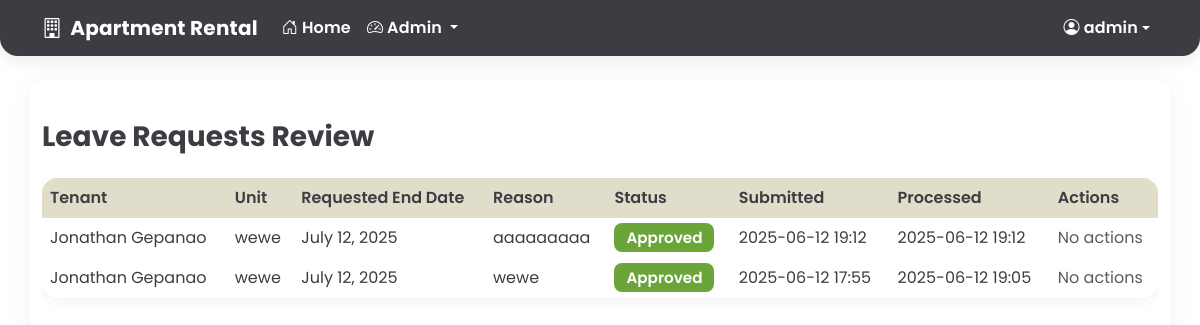
The app's page /dashboard/admin/leave-requests/ (signed in) with its own data.
### core/models.py (models this page shows, shortened)
class User(AbstractUser):
    CLIENT = 1
    TENANT = 2
    ADMIN = 3
    ROLE_CHOICES = (
        (CLIENT, 'Client'),
        (TENANT, 'Tenant'),
        (ADMIN, 'Admin'),
    )
    role = models.PositiveSmallIntegerField(choices=ROLE_CHOICES, default=CLIENT)
    phone_number = models.CharField(max_length=20, blank=True, null=True)
    facebook_account = models.URLField(blank=True, null=True)
    address = models.TextField(blank=True, null=True)
    occupation = models.CharField(max_length=100, blank=True, null=True)
    profile_picture = models.ImageField(upload_to='profile_pics/', blank=True, null=True)

class LeaveRequest(models.Model):
    PENDING = 1
    APPROVED = 2
    REJECTED = 3
    STATUS_CHOICES = (
        (PENDING, 'Pending'),
        (APPROVED, 'Approved'),
        (REJECTED, 'Rejected'),
    )
    tenant = models.ForeignKey(User, on_delete=models.CASCADE)
    lease = models.ForeignKey(Lease, on_delete=models.CASCADE)
    reason = models.TextField()
    requested_end_date = models.DateField()
    status = models.PositiveSmallIntegerField(choices=STATUS_CHOICES, default=PENDING)
    created_at = models.DateTimeField(auto_now_add=True)
    processed_at = models.DateTimeField(blank=True, null=True)
    notes = models.TextField(blank=True, null=True)

class Lease(models.Model):
    tenant = models.ForeignKey(User, on_delete=models.CASCADE)
    unit = models.ForeignKey(Unit, on_delete=models.CASCADE)
    start_date = models.DateField()
    end_date = models.DateField(blank=True, null=True)
    monthly_rent = models.DecimalField(max_digits=10, decimal_places=2)
    is_active = models.BooleanField(default=True)
    created_at = models.DateTimeField(auto_now_add=True)
    updated_at = models.DateTimeField(auto_now=True)

class Unit(models.Model):
    AVAILABLE = 1
    OCCUPIED = 2
    STATUS_CHOICES = (
        (AVAILABLE, 'Available'),
        (OCCUPIED, 'Occupied'),
    )
    name = models.CharField(max_length=100)
    description = models.TextField()
    monthly_price = models.DecimalField(max_digits=10, decimal_places=2)
    location = models.CharField(max_length=200)
    payment_inclusions = models.TextField()
    house_rules = models.TextField()
    status = models.PositiveSmallIntegerField(choices=STATUS_CHOICES, default=AVAILABLE)
    main_image = models.ImageField(upload_to='units/')
    created_at = models.DateTimeField(auto_now_add=True)
    updated_at = models.DateTimeField(auto_now=True)

### core/views.py (the view)
    def wrapper(request, *args, **kwargs):
        if not (request.user.is_superuser or request.user.role == User.ADMIN):
            messages.error(request, 'You are not authorized to access this page.')
            return redirect('dashboard')
        return view_func(request, *args, **kwargs)

### core/views.py (called while the page is built, shortened)
def admin_required(view_func):
    def wrapper(request, *args, **kwargs):
        if not (request.user.is_superuser or request.user.role == User.ADMIN):
            messages.error(request, 'You are not authorized to access this page.')
            return redirect('dashboard')
        return view_func(request, *args, **kwargs)
    return wrapper

@login_required
@admin_required
def admin_leave_requests(request):
    leave_requests = LeaveRequest.objects.select_related('tenant', 'lease', 'lease__unit').order_by('-created_at')
    return render(request, 'admin_panel/leave_requests.html', {'leave_requests': leave_requests})

### templates/admin_panel/leave_requests.html (shortened to what this page needs)
{% extends 'base.html' %}
{% block content %}
<div class="leave-requests-container">
    <h1 class="h3 mb-4" style="color:var(--charcoal);font-weight:700;">Leave Requests Review</h1>
    {% if leave_requests %}
    <div class="table-responsive">
        <table class="table leave-requests-table table-hover align-middle">
            <thead>
                <tr>
                    <th>Tenant</th>
                    <th>Unit</th>
                    <th>Requested End Date</th>
                    <th>Reason</th>
                    <th>Status</th>
                    <th>Submitted</th>
                    <th>Processed</th>
                    <th>Actions</th>
                </tr>
            </thead>
            <tbody>
                {% for leave in leave_requests %}
                <tr>
                    <td>{{ leave.tenant.get_full_name }}</td>
                    <td>{{ leave.lease.unit.name }}</td>
                    <td>{{ leave.requested_end_date }}</td>
                    <td>{{ leave.reason|linebreaksbr }}</td>
                    <td>
                        {% if leave.status == leave.PENDING %}
                            <span class="leave-badge-warning">Pending</span>
                        {% elif leave.status == leave.APPROVED %}
                            <span class="leave-badge-success">Approved</span>
                        {% else %}
                            <span class="leave-badge-danger">Denied</span>
                        {% endif %}
                    </td>
                    <td>{{ leave.created_at|date:'Y-m-d H:i' }}</td>
                    <td>{% if leave.processed_at %}{{ leave.processed_at|date:'Y-m-d H:i' }}{% else %}-{% endif %}</td>
                    <td>
                        {% if leave.status == leave.PENDING %}
                        <form method="post" style="display:inline;">
                            {% csrf_token %}
                            <input type="hidden" name="leave_id" value="{{ leave.id }}">
                            <button name="action" value="accept" class="leave-btn-success" onclick="return confirm('Accept this leave request?')">Accept</button>
                            <button name="action" value="deny" class="leave-btn-danger" onclick="return confirm('Deny this leave request?')">Deny</button>
                        </form>
                        {% else %}
                            <span class="text-muted">No actions</span>
                        {% endif %}
                    </td>
                </tr>
                {% endfor %}
            </tbody>
        </table>
    </div>
    {% else %}
        <div class="alert alert-info">No leave requests found.</div>
    {% endif %}
</div>
{% endblock %}

### templates/partials/_navbar.html (shortened to what this page needs)
<nav class="navbar navbar-expand-lg navbar-charcoal">
    <div class="container">
        <a class="navbar-brand fw-bold d-flex align-items-center" href="{% url 'home' %}">
            <i class="bi bi-building me-2"></i>Apartment Rental
        </a>
        <div class="collapse navbar-collapse" id="navbarNav">
            <ul class="navbar-nav me-auto">
                <li class="nav-item">
                    <a class="nav-link" href="{% url 'home' %}">
                        <i class="bi bi-house-door me-1"></i>Home
                    </a>
                </li>
                {% if user.is_authenticated %}
                    {% if user.role == user.ADMIN or user.is_superuser %}
                        <li class="nav-item dropdown">
                            <a class="nav-link dropdown-toggle" href="#" id="adminDropdown" role="button" data-bs-toggle="dropdown">
                                <i class="bi bi-speedometer2 me-1"></i>Admin
                            </a>
                        </li>
                    {% endif %}
                {% endif %}
            </ul>
            <ul class="navbar-nav">
                {% if user.is_authenticated %}
                    <li class="nav-item dropdown">
                        <a class="nav-link dropdown-toggle d-flex align-items-center" href="#" id="userDropdown" role="button" data-bs-toggle="dropdown">
                            <i class="bi bi-person-circle me-1"></i>
                            <span class="d-none d-lg-inline">{{ user.username|truncatechars:12 }}</span>
                        </a>
                    </li>
                {% endif %}
            </ul>
        </div>
    </div>
</nav>

### static/css/style.css (style rules this page uses)
:root { --charcoal: #3C3D42; --kiwi-green: #9CCD62; --soft-cream: #F6F8E2; --sage-beige: #E0DDCA; --cloud-white: #FFFFFF; --error-red: #D9534F; --sky-blue: #5BC0DE; --success-olive: #6BA539; --neutral-gray: #A9A9A9; }
body { background-color: #f8f9fa; }
a { text-decoration: none; }
.table th { border-top: none; }

### templates/partials/_navbar.html (style rules this page uses)
.navbar-charcoal { background-color: var(--charcoal) !important; color: var(--cloud-white) !important; border-radius: 0 0 18px 18px; box-shadow: 0 4px 18px 0 rgba(60, 61, 66, 0.10); font-family: 'Poppins', Arial, sans-serif !important; padding-top: 0.5rem; padding-bottom: 0.5rem; }
.navbar-charcoal .navbar-brand, .navbar-charcoal .nav-link, .navbar-charcoal .bi { color: var(--cloud-white) !important; font-family: 'Poppins', Arial, sans-serif !important; font-weight: 600; letter-spacing: 0.01em; }

### templates/admin_panel/leave_requests.html (style rules this page uses)
.leave-requests-container { font-family: 'Poppins', Arial, sans-serif !important; margin-top: 2.5rem; }
.leave-requests-table { background: var(--soft-cream); border-radius: 16px; overflow: hidden; font-size: 1rem; box-shadow: 0 2px 12px 0 rgba(60, 61, 66, 0.08); }
.leave-requests-table th { background: var(--sage-beige); color: var(--charcoal); font-weight: 600; border: none; }
.leave-requests-table td { background: var(--cloud-white); color: var(--charcoal); border: none; vertical-align: middle; }
.leave-badge-success { background: var(--success-olive); color: var(--cloud-white); border-radius: 8px; font-size: 0.95rem; font-weight: 600; padding: 0.25rem 0.75rem; }

### records on screen
User: username "admin"
LeaveRequest: tenant.get_full_name "Jonathan Gepanao", lease.unit.name "wewe", requested_end_date "July 12, 2025", reason "aaaaaaaaa", status "Approved", created_at "2025-06-12 19:12", processed_at "2025-06-12 19:12"
LeaveRequest: tenant.get_full_name "Jonathan Gepanao", lease.unit.name "wewe", requested_end_date "July 12, 2025", reason "wewe", status "Approved", created_at "2025-06-12 17:55", processed_at "2025-06-12 19:05"
